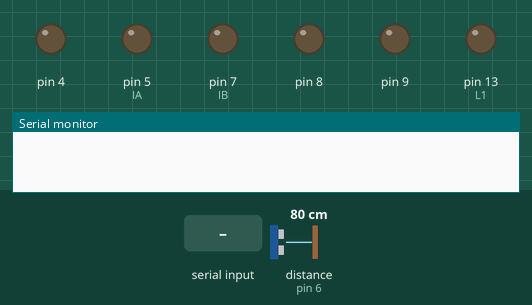
Simulated run of this sketch. Board: Arduino Uno, built with avr-gcc and run on an emulated ATmega328P. Parts: output pins drawn as LEDs (lit = HIGH), the last lines printed to the serial monitor. Wiring (inferred from the names in the program): ultrasonic range finder: trigger pin 12; echo pin 6. Dashed ring = blinking. The inputs (shaded band) are chosen by the test bench; at power-on: distance to the obstacle (sensor on pin 6) 80 cm. The echo pulse lasts 58.3 µs per cm; random numbers use the default seed unless the sketch sets one; pins used as bus, display or sensor lines are not drawn.

Above: at 2.7 s.
2.8 s: "a" received over the second serial link
At 3.3 s:
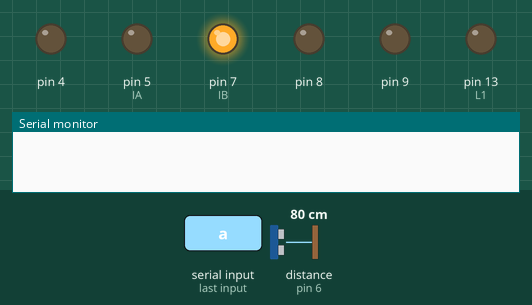
5.8 s: distance to the obstacle (sensor on pin 6) set to 13 cm
7.3 s: distance to the obstacle (sensor on pin 6) set to 10 cm
At 7.7 s:
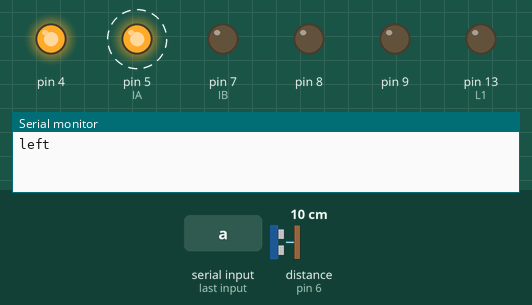
10.3 s: distance to the obstacle (sensor on pin 6) set to 18 cm
At 10.9 s:
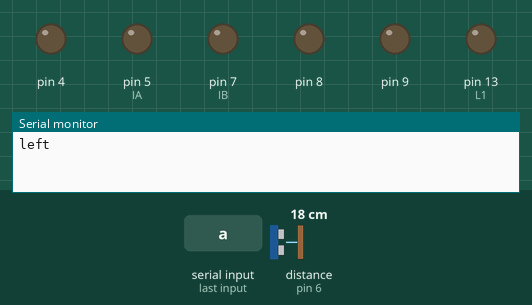
11.8 s: "w" received over the second serial link
At 13.0 s:
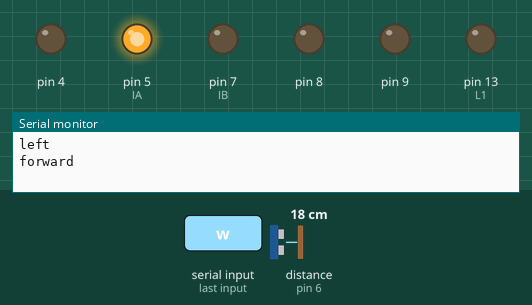
13.4 s: "x" received over the second serial link
At 14.2 s:
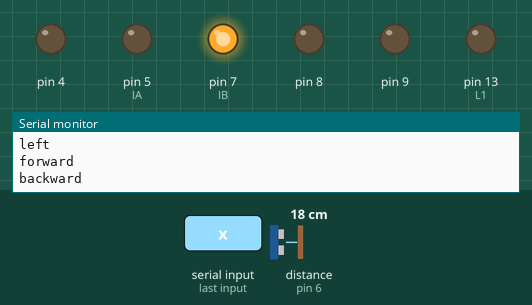
Timing chart, 0 to 16.0 s (numbered marks = the images above; inputs shaded):
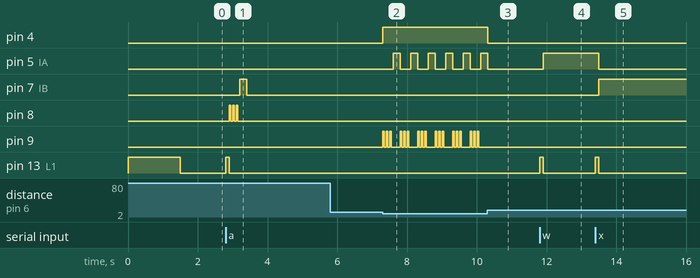

Measured:
- the behaviour switches between 12 and 11 cm on distance to the obstacle (sensor on pin 6) (found by bisection; images 1 and 2)
- after the input at 2.8 s, pin 7 (IB): LOW → HIGH after 0.40 s, → LOW 0.20 s later; pin 8: alternates HIGH for 0.05 s and LOW for 0.05 s, 6 changes in all, then stays LOW, starting after 0.10 s; pin 13 (L1): LOW → HIGH at once, → LOW 0.10 s later
- after the input at 5.8 s, every drawn part: stays the same
- after the input at 7.3 s, pin 4: LOW → HIGH at once; pin 5 (IA): alternates HIGH for 0.20 s and LOW for 0.30 s, starting after 0.30 s; pin 9: LOW → HIGH at once, then repeats every 0.50 s: 2 × (LOW 0.05 s, HIGH 0.05 s), LOW 0.25 s, HIGH 0.05 s
- after the input at 10.3 s, pin 4: HIGH → LOW at once
- after the input at 11.8 s, pin 5 (IA): LOW → HIGH after 0.10 s; pin 13 (L1): LOW → HIGH at once, → LOW 0.10 s later
- after the input at 13.4 s, pin 5 (IA): HIGH → LOW after 0.10 s; pin 7 (IB): LOW → HIGH after 0.10 s; pin 13 (L1): LOW → HIGH at once, → LOW 0.10 s later

The sketch:

bluetoothcar_Trace.ino
```cpp
// 动手做14-2：用 Android 手机蓝牙遥控机器人
// 详细说明，请参阅第十四章，14-17页。

#include <SoftwareSerial.h>    // 引用「软件序列埠」程式库
SoftwareSerial BT(3, 2);    // 设定软件序列埠(接收脚, 传送脚)

char comm;                     // 接收序列埠值的变数
const byte t = 12;             // 超声波的脉冲发射脚
const byte e = 6;             // 超声波的信号接收脚
const byte L1 = 13;             // 电机 A 的致能接脚，控制速度
const byte IA = 5;             // 电机 A 的正反转接脚
const byte IB = 7;             // 电机 A 的正反转接脚
//const byte EB = 4;             // 电机 B 的致能接脚，控制速度
const byte IC = 11;             // 电机 B 的正反转接脚
const byte ID = 10;            // 电机 B 的正反转接脚
long dd;                       // 将超声波的信号接收脚的信号转换为距离（厘米）的变量
int val;                       // 左转右转随机数变量
int b = 0;                     // 左转闪灯变量
int z = 0;                     // 右转闪灯变量
//const byte speed = 130;        // 电机转速（0~255）

void stop() {               // 电机停止
//  analogWrite(EA, 0);        // 电机 A 的 PWM 输出
//  analogWrite(EB, 0);        // 电机 B 的 PWM 输出
digitalWrite(IA, LOW);
digitalWrite(IB, LOW);
digitalWrite(IC, LOW);
digitalWrite(ID, LOW);
}
void forward() {             // 电机转向：前进
//  analogWrite(EA, speed);    // 电机 A 的 PWM 输出
  digitalWrite(IA, HIGH);
  digitalWrite(IB, LOW);
//  analogWrite(EB, speed);    // 电机 B 的 PWM 输出
  digitalWrite(IC, HIGH);
  digitalWrite(ID, LOW);
}
void backward() {            // 电机转向：后退
//  analogWrite(EA, speed);    // 电机 A 的 PWM 输出
  digitalWrite(IA, LOW);
  digitalWrite(IB, HIGH);
//  analogWrite(EB, speed);    // 电机 B 的 PWM 输出
  digitalWrite(IC, LOW);
  digitalWrite(ID, HIGH);
}
void turnLeft() {            // 电机转向：左转
  while(z < 3){
          z = z+1;
          light2();
          delay(50);
          low2();
          delay(50);
        }
        z = 0;
//  analogWrite(EA, speed);    // 电机 A 的 PWM 输出
  digitalWrite(IA, LOW);     // 电机 A 反转
  digitalWrite(IB, HIGH);
//  analogWrite(EB, speed);    // 电机 B 的 PWM 输出
  digitalWrite(IC, HIGH);
  digitalWrite(ID, LOW);
  delay(200);//设定转方向的幅度--时间
  stop();
}
void turnRight() {           // 电机转向：右转
  while(b < 3){
          b = b+1;
          light1();
          delay(50);
          low1();
          delay(50);
        }
        b = 0;
//  analogWrite(EA, speed);    // 电机 A 的 PWM 输出
  digitalWrite(IA, HIGH);
  digitalWrite(IB, LOW);
//  analogWrite(EB, speed);    // 电机 B 的 PWM 输出
  digitalWrite(IC, LOW);     // 电机 B 反转
  digitalWrite(ID, HIGH);
  delay(200);//设定转方向的幅度--时间
  stop();
}
void light1(){
  digitalWrite(9,HIGH);
}
void light2(){
  digitalWrite(8,HIGH);
}
void low1(){
  digitalWrite(9,LOW);
}
void low2(){
  digitalWrite(8,LOW);
}
void ping(){
  digitalWrite(t, LOW); //低高低电平发一个短时间脉冲去TrigPin
  delayMicroseconds(2);
  digitalWrite(t, HIGH);
  delayMicroseconds(10);
  digitalWrite(t, LOW);
  dd = float( pulseIn(e, HIGH) * 17 )/1000; //将回波时间换算成cm
}
void setup() {
  pinMode(L1,OUTPUT);
  pinMode(4,OUTPUT);
  pinMode(e,INPUT);
  pinMode(t,OUTPUT);
  pinMode(8,OUTPUT);
  pinMode(9,OUTPUT);
  BT.begin(9600);            // 启动软件序列埠
  Serial.begin(9600);
  pinMode(IA, OUTPUT);       // 电机 A 的致能脚位
  pinMode(IB, OUTPUT);
  randomSeed(analogRead(5));// 电机 B 的致能脚位
  stop();                    // 先停止电机
  digitalWrite(L1, HIGH);
  delay(500);
  digitalWrite(L1, LOW);
  digitalWrite(L1, HIGH);
  delay(500);
  digitalWrite(L1, LOW);
  digitalWrite(L1, HIGH);
  delay(500);
  digitalWrite(L1, LOW);
}
void loop() {
  ping();
//  Serial.print("distance:");
//  Serial.print(dd);
//  Serial.println("cm");
//  delay(1000);
  if(dd > 10){
    if (BT.available() > 0) {
      comm = BT.read();
      digitalWrite(L1,HIGH);
      delay(100);
      digitalWrite(L1,LOW);
      switch (comm) {
      case  'w' :     // 接收到 'w'，前进
        forward();
        Serial.println("forward");
        break;
      case  'x' :     // 接收到 'x'，后退
        backward();
        Serial.println("backward");
        break;
      case  'a' :     // 接收到 'a'，左转
        turnLeft();
        Serial.println("left");
        break;
      case  'd' :     // 接收到 'd'，右转
        turnRight();
        Serial.println("right");
        break;
      case  's' :     // 接收到 's'，停止电机
        stop();
        Serial.println("stop");
        break;
      case  '1' :
        light1();
        Serial.println("light1");
        break;
      case  '2' :
        light2();
        Serial.println("light2");
        break;
      case  'c' :
        low1();
        Serial.println("low1");
        break;
      case  'e' :
        low2();
        Serial.println("low2");
        break;
      }
    }
  }
  else{
    stop();
    digitalWrite(4,HIGH);
    val = random(2);
    if(val == 0){
      turnRight();
      //delay(500);
      //stop();
      //以下语句保证在遇到障碍物时，持续朝一个方向转，直至避开障碍物为止。
      //障碍物定义为离小车10cm距离的目标。
      ping();
      while(dd<=10)
      {
        turnRight();
        //delay(500);
        //stop();
        ping();
      }
    }
    else{
      turnLeft();
      delay(50);
      //stop();
      //以下语句保证在遇到障碍物时，持续朝一个方向转，直至避开障碍物为止。
      //障碍物定义为离小车10cm距离的目标。
      ping();
      while(dd<=10)
      {
        turnLeft();
        delay(50);
        //stop();
        ping();
      }
    }
    digitalWrite(4,LOW);
  }
}
```
